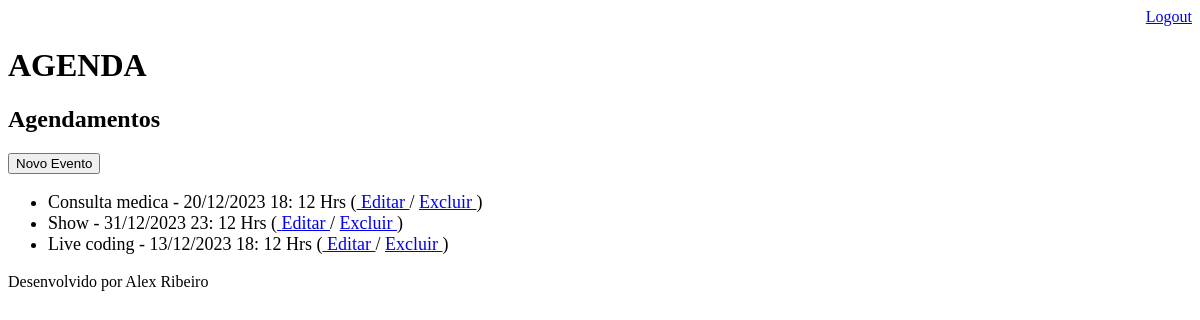
Page /agenda/ (signed in) on the earlier database version.
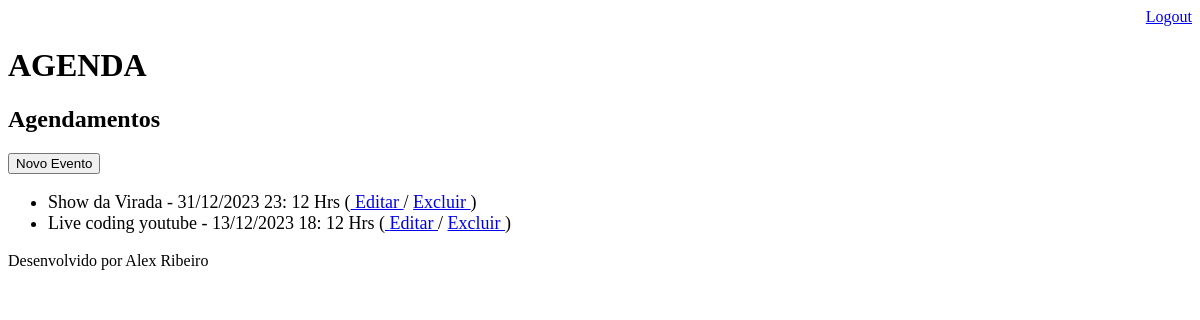
Same page on the later database version.
### core/models.py (models this page shows, shortened)
class Evento(models.Model):
    titulo = models.CharField(max_length=100)
    descricao = models.TextField(blank=True, null=True)
    data_evento = models.DateTimeField(verbose_name='Data do Evento')
    data_criacao = models.DateTimeField(auto_now=True, verbose_name='Data de Criação')
    usuario= models.ForeignKey(User, on_delete=models.CASCADE)
    class Meta:
         db_table = 'evento'
    def get_data_evento(self):
        return self.data_evento.strftime('%d/%m/%Y %H: %m Hrs')
    def get_evento_atrasado(self):
        if self.data_evento < datetime.now():
            return True
        else:
            return False

### core/views.py (the view)
# urls.py: path('agenda/', views.lista_eventos),
@login_required(login_url='/login/')
def lista_eventos(request):
    usuario = request.user
    data_atual = datetime.now() - timedelta(hours=1)
    evento= Evento.objects.filter(usuario=usuario,data_evento__gt=data_atual
                                  )
    dados= {'eventos':evento}
    return render(request,'agenda.html', dados)

### templates/agenda.html (shortened to what this page needs)
{% extends "model-page.html" %}
{% block content %}
    <h2>Agendamentos</h2>
    <a href="evento/">
        <button type="button">Novo Evento</button>
    </a>
    <ul style="font-size: 18px">
    {%for evento in eventos %}
        <li>
            <div style=  >
                {{ evento.titulo}} - {{evento.get_data_evento}}
                (<a href="evento/?id={{evento.id}}"> Editar </a>
                / <a href="evento/delete/{{ evento.id }}/"> Excluir </a>)
            </div>
        </li>
    {% endfor %}
    </ul>
{% endblock %}

### templates/model-page.html
<!DOCTYPE html>
<html lang="en">
<head>
    {% include "model-header.html" %}
</head>
<body>
    {% block content %} {% endblock %}
    {% include "model-footer.html" %}
</body>
</html>

### templates/model-header.html (shortened to what this page needs)
  <div align="right">
    <a href="/logout">Logout</a>
  </div>
  <h1>AGENDA</h1>

### templates/model-footer.html
<p>Desenvolvido por Alex Ribeiro </p>

Differences in the rows shown:
removed Evento: titulo "Consulta medica", get_data_evento "20/12/2023 18: 12 Hrs"
changed Evento: titulo "Show" → "Show da Virada"
changed Evento: titulo "Live coding" → "Live coding youtube"
